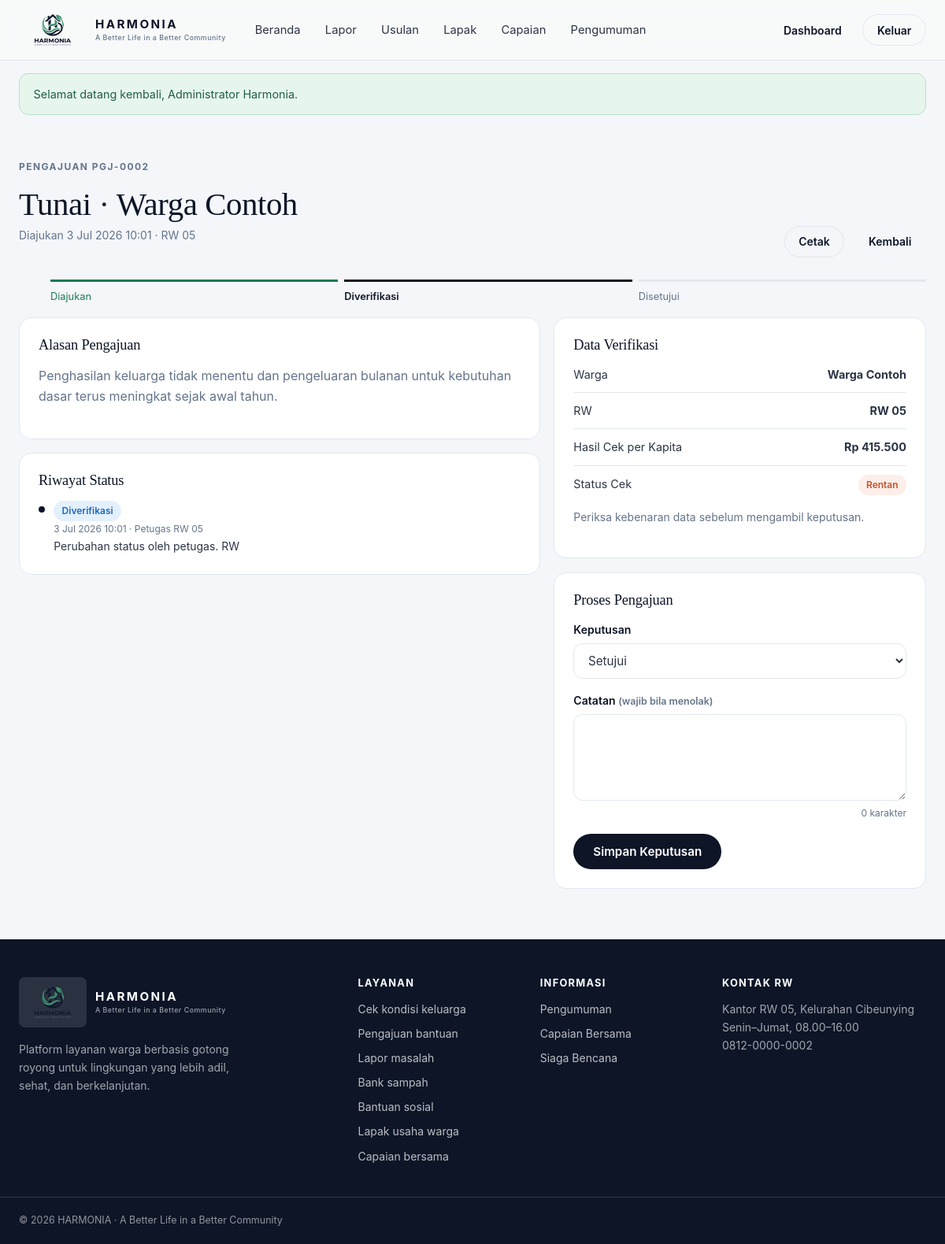
/bantuan/detail.php?id=2 (signed in), run on the app's committed database.
### tables this page shows
CREATE TABLE aid_requests (
  id INT AUTO_INCREMENT PRIMARY KEY,
  user_id INT NOT NULL,
  check_id INT NULL,
  jenis ENUM('pangan','tunai','kesehatan','pendidikan') NOT NULL,
  alasan TEXT NOT NULL,
  status ENUM('diajukan','diverifikasi','disetujui','ditolak') NOT NULL DEFAULT 'diajukan',
  catatan_petugas TEXT NULL,
  processed_by INT NULL,
  created_at DATETIME DEFAULT CURRENT_TIMESTAMP,
  updated_at DATETIME DEFAULT CURRENT_TIMESTAMP ON UPDATE CURRENT_TIMESTAMP,
  FOREIGN KEY (user_id) REFERENCES users(id) ON DELETE CASCADE,
  FOREIGN KEY (check_id) REFERENCES family_checks(id) ON DELETE SET NULL,
  FOREIGN KEY (processed_by) REFERENCES users(id) ON DELETE SET NULL,
  INDEX idx_status (status)
);

CREATE TABLE users (
  id INT AUTO_INCREMENT PRIMARY KEY,
  nama VARCHAR(80) NOT NULL,
  email VARCHAR(100) NOT NULL UNIQUE,
  password_hash VARCHAR(255) NOT NULL,
  role ENUM('warga','petugas','admin') NOT NULL DEFAULT 'warga',
  rw_id INT NULL,
  no_hp VARCHAR(20) NULL,
  foto VARCHAR(120) NULL,
  created_at DATETIME DEFAULT CURRENT_TIMESTAMP,
  FOREIGN KEY (rw_id) REFERENCES rw(id) ON DELETE SET NULL
);

CREATE TABLE rw (
  id INT AUTO_INCREMENT PRIMARY KEY,
  nama VARCHAR(30) NOT NULL,
  kelurahan VARCHAR(60) NOT NULL,
  created_at DATETIME DEFAULT CURRENT_TIMESTAMP
);

CREATE TABLE status_logs (
  id INT AUTO_INCREMENT PRIMARY KEY,
  ref_type ENUM('aid','report') NOT NULL,
  ref_id INT NOT NULL,
  status VARCHAR(20) NOT NULL,
  catatan TEXT NULL,
  by_user INT NULL,
  created_at DATETIME DEFAULT CURRENT_TIMESTAMP,
  FOREIGN KEY (by_user) REFERENCES users(id) ON DELETE SET NULL,
  INDEX idx_ref (ref_type, ref_id)
);

CREATE TABLE family_checks (
  id INT AUTO_INCREMENT PRIMARY KEY,
  user_id INT NOT NULL,
  jumlah_orang TINYINT UNSIGNED NOT NULL,
  pengeluaran_bulanan INT UNSIGNED NOT NULL,
  per_kapita INT UNSIGNED NOT NULL,
  status ENUM('rentan','dipantau','cukup') NOT NULL,
  created_at DATETIME DEFAULT CURRENT_TIMESTAMP,
  FOREIGN KEY (user_id) REFERENCES users(id) ON DELETE CASCADE,
  INDEX idx_user_waktu (user_id, created_at)
);

### config/auth.php (called while the page is built, shortened)
<?php
require_once ROOT_DIR . '/includes/helpers.php';
function user(): ?array
{
    return $_SESSION['user'] ?? null;
}
function require_login(): array
{
    $u = user();
    return $u;
}

### bantuan/detail.php (the view, shortened to what this page needs)
<?php
require_once __DIR__ . '/../config/auth.php';
$u = require_login();
$id = (int)($_GET['id'] ?? 0);
$st = $pdo->prepare("SELECT a.*, us.nama AS warga, us.rw_id AS warga_rw, rw.nama AS rw,
        fc.per_kapita, fc.status AS cek_status
    FROM aid_requests a
    JOIN users us ON us.id = a.user_id
    LEFT JOIN rw ON rw.id = us.rw_id
    LEFT JOIN family_checks fc ON fc.id = a.check_id
    WHERE a.id = ?");
$st->execute([$id]);
$a = $st->fetch();
$st = $pdo->prepare('SELECT l.*, us.nama AS oleh FROM status_logs l
    LEFT JOIN users us ON us.id = l.by_user
    WHERE l.ref_type = ? AND l.ref_id = ? ORDER BY l.created_at ASC, l.id ASC');
$st->execute(['aid', $id]);
$logs = $st->fetchAll();
$langkah = ['diajukan', 'diverifikasi', $a['status'] === 'ditolak' ? 'ditolak' : 'disetujui'];
$posisi = array_search($a['status'], $langkah, true);
$bisaProses = in_array($u['role'], ['petugas', 'admin'], true) && in_array($a['status'], ['diajukan', 'diverifikasi'], true);
$next = $a['status'] === 'diajukan' ? ['diverifikasi' => 'Verifikasi'] : ['disetujui' => 'Setujui', 'ditolak' => 'Tolak'];
?>
<?php include ROOT_DIR . '/includes/header.php'; ?>
<section class="dash">
    <div class="container">
        <div class="dash__head">
            <div>
                <p class="eyebrow">Pengajuan <?= kode_pengajuan($id) ?></p>
                <h1><?= ucwords(e($a['jenis'])) ?> · <?= e($a['warga']) ?></h1>
                <p class="small">Diajukan <?= tanggal($a['created_at'], true) ?> · <?= e($a['rw'] ?? '-') ?></p>
            </div>
            <div class="form-actions">
                <button class="btn btn--outline btn--sm" type="button" onclick="window.print()">Cetak</button>
                <a class="btn btn--ghost btn--sm" href="<?= BASE ?>/bantuan/index.php">Kembali</a>
            </div>
        </div>
        <ol class="stepper">
            <?php foreach ($langkah as $i => $l) : ?>
                <li class="<?= $i < $posisi ? 'is-done' : ($i === $posisi ? 'is-now' : '') ?>"><?= e(STATUS_LABEL[$l] ?? $l) ?></li>
            <?php endforeach; ?>
        </ol>
        <div class="dash-grid">
            <div>
                <div class="panel">
                    <h3>Alasan Pengajuan</h3>
                    <p><?= nl2br(e($a['alasan'])) ?></p>
                </div>
                <div class="panel">
                    <h3>Riwayat Status</h3>
                    <?php if ($logs) : ?>
                        <ul class="timeline">
                            <?php foreach ($logs as $l) : ?>
                                <li>
                                    <?= status_chip($l['status']) ?>
                                    <time><?= tanggal($l['created_at'], true) ?><?= $l['oleh'] ? ' · ' . e($l['oleh']) : '' ?></time>
                                    <?php if ($l['catatan']) : ?><span class="small"><?= nl2br(e($l['catatan'])) ?></span><?php endif; ?>
                                </li>
                            <?php endforeach; ?>
                        </ul>
                    <?php else : ?>
                        <p class="small muted">Belum ada catatan perubahan status.</p>
                    <?php endif; ?>
                </div>
            </div>
            <div>
                <?php if ($u['role'] !== 'warga') : ?>
                    <div class="panel">
                        <h3>Data Verifikasi</h3>
                        <ul class="list-plain">
                            <li><span>Warga</span><b><?= e($a['warga']) ?></b></li>
                            <li><span>RW</span><b><?= e($a['rw'] ?? '-') ?></b></li>
                            <li><span>Hasil Cek per Kapita</span><b><?= $a['per_kapita'] !== null ? rupiah($a['per_kapita']) : '-' ?></b></li>
                            <li><span>Status Cek</span><span><?= $a['cek_status'] ? status_chip($a['cek_status']) : '-' ?></span></li>
                        </ul>
                        <p class="small muted mt-2">Periksa kebenaran data sebelum mengambil keputusan.</p>
                    </div>
                <?php endif; ?>
                <?php if ($bisaProses) : ?>
                    <div class="panel">
                        <h3>Proses Pengajuan</h3>
                        <form method="post" action="<?= BASE ?>/bantuan/proses.php" data-busy>
                            <div class="field">
                                <label for="status">Keputusan</label>
                                <select id="status" name="status" required>
                                    <?php foreach ($next as $val => $label) : ?>
                                        <option value="<?= $val ?>"><?= e($label) ?></option>
                                    <?php endforeach; ?>
                                </select>
                            </div>
                            <div class="field">
                                <label for="catatan">Catatan <span class="hint">(wajib bila menolak)</span></label>
                                <textarea id="catatan" name="catatan" maxlength="500" data-counter="hitung-catatan"></textarea>
                                <span class="field__count" id="hitung-catatan">0 karakter</span>
                            </div>
                            <div class="form-actions">
                                <button class="btn btn--primary" type="submit">Simpan Keputusan</button>
                            </div>
                        </form>
                    </div>
                <?php endif; ?>
            </div>
        </div>
    </div>
</section>
<?php include ROOT_DIR . '/includes/footer.php'; ?>

### includes/helpers.php (shortened to what this page needs)
<?php
function e($v): string
{
    return htmlspecialchars((string)$v, ENT_QUOTES, 'UTF-8');
}
function rupiah($n): string
{
    return 'Rp ' . number_format((float)$n, 0, ',', '.');
}
function tanggal(?string $dt, bool $dengan_jam = false): string
{
    $bulan = [1 => 'Jan', 'Feb', 'Mar', 'Apr', 'Mei', 'Jun', 'Jul', 'Agu', 'Sep', 'Okt', 'Nov', 'Des'];
    $t = strtotime($dt);
    return date('j', $t) . ' ' . $bulan[(int)date('n', $t)] . ' ' . date('Y', $t) . ($dengan_jam ? ' ' . date('H:i', $t) : '');
}
function status_chip(string $status): string
{
    $nada = match ($status) {
        'selesai', 'disetujui', 'tayang', 'tercapai', 'diteruskan', 'aman', 'dicairkan' => 'ok',
        'ditolak', 'butuh_bantuan', 'rentan' => 'warn',
        'diproses', 'diverifikasi', 'dipantau' => 'info',
        default => 'netral',
    };
    return '<span class="chip chip--' . $nada . '">' . e(STATUS_LABEL[$status] ?? $status) . '</span>';
}
function kode_pengajuan(int $id): string
{
    return 'PGJ-' . str_pad((string)$id, 4, '0', STR_PAD_LEFT);
}

### data on the page
aid_requests: jenis "Tunai", user.nama "Warga Contoh", created_at "3 Jul 2026 10:01", rw.nama "RW 05", status "Diajukan", status "Diverifikasi", status "Disetujui", alasan "Penghasilan keluarga tidak menentu dan pengeluaran bulanan untuk kebutuhan dasar terus meningkat sejak awal tahun.", check.per_kapita "Rp 415.500", check.status "Rentan", status "Setujui"
status_logs: status "Diverifikasi", created_at "3 Jul 2026 10:01", by_user.nama "Petugas RW 05", catatan "Perubahan status oleh petugas. RW"

### other printed values
$label "Beranda"
$label "Lapor"
$label "Usulan"
$label "Lapak"
$label "Capaian"
$label "Pengumuman"
$f['pesan'] "Selamat datang kembali, Administrator Harmonia."
kode_pengajuan($id) "PGJ-0002"
$label "Cek kondisi keluarga"
$label "Pengajuan bantuan"
$label "Lapor masalah"
$label "Bank sampah"
$label "Bantuan sosial"
$label "Lapak usaha warga"
$label "Capaian bersama"
